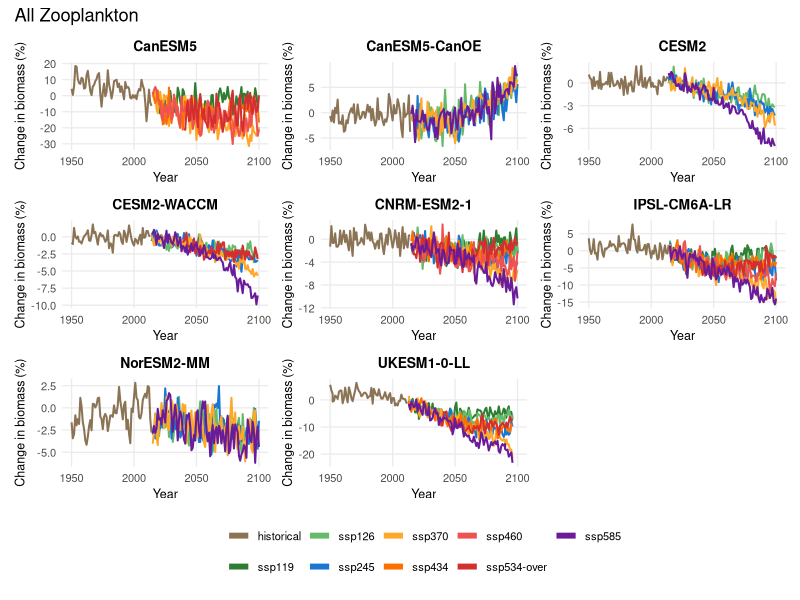
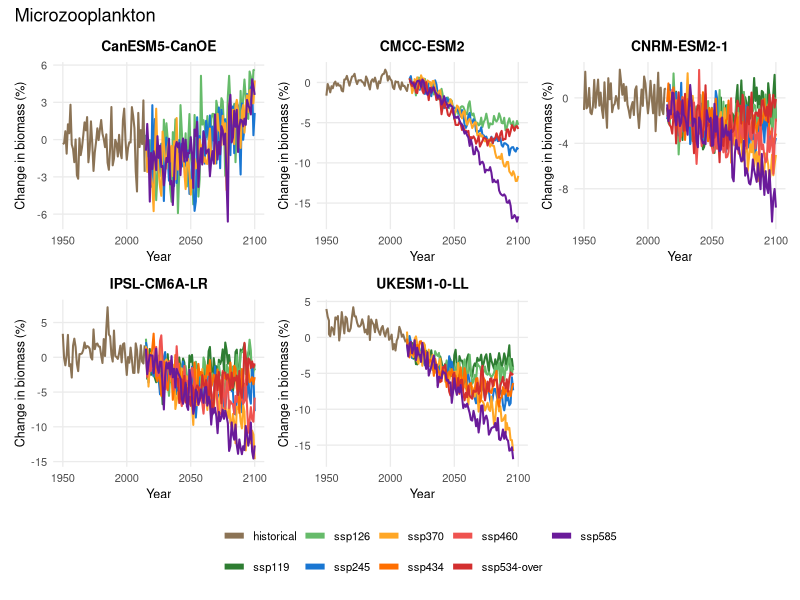
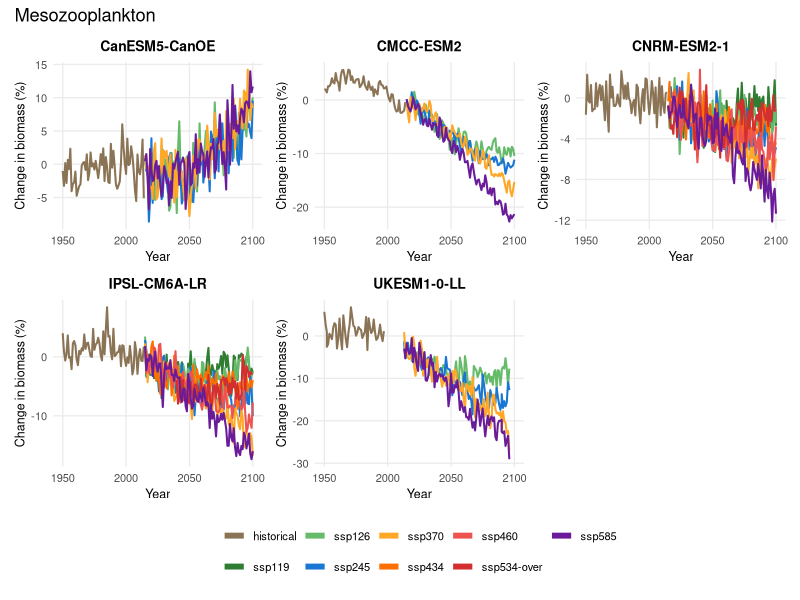
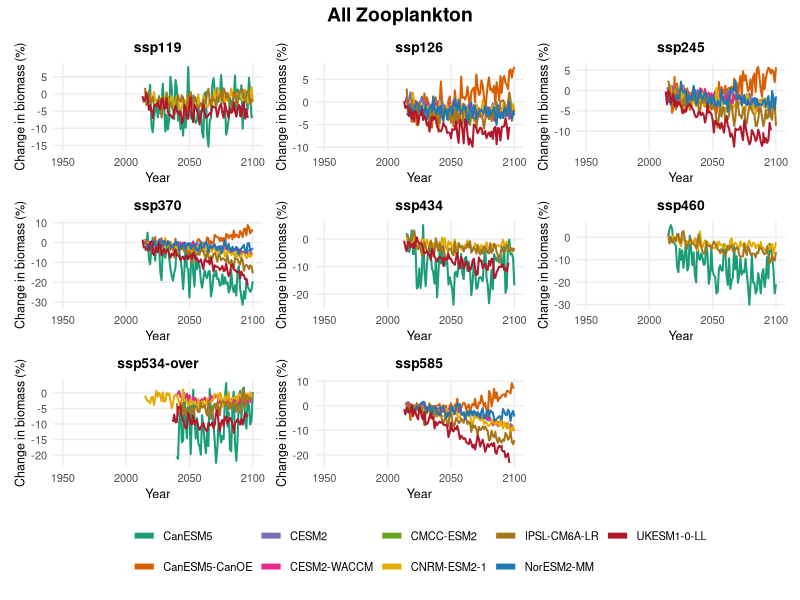
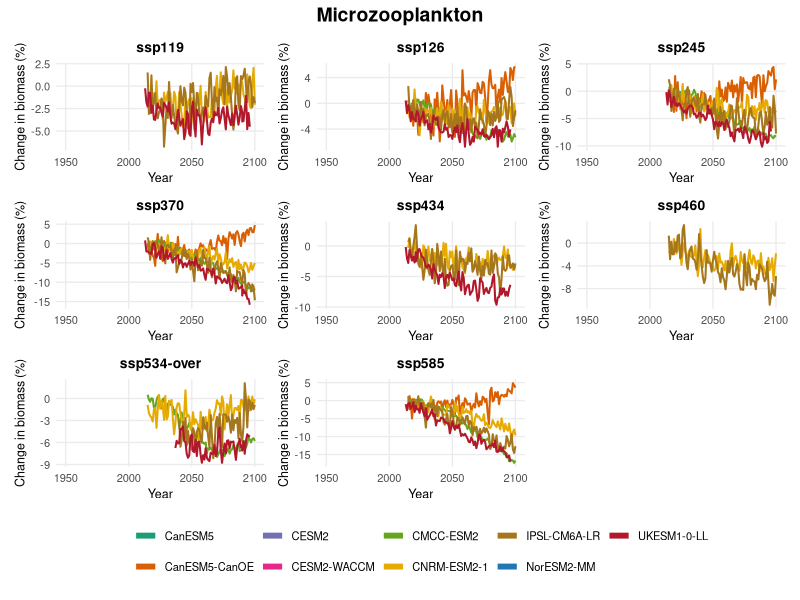
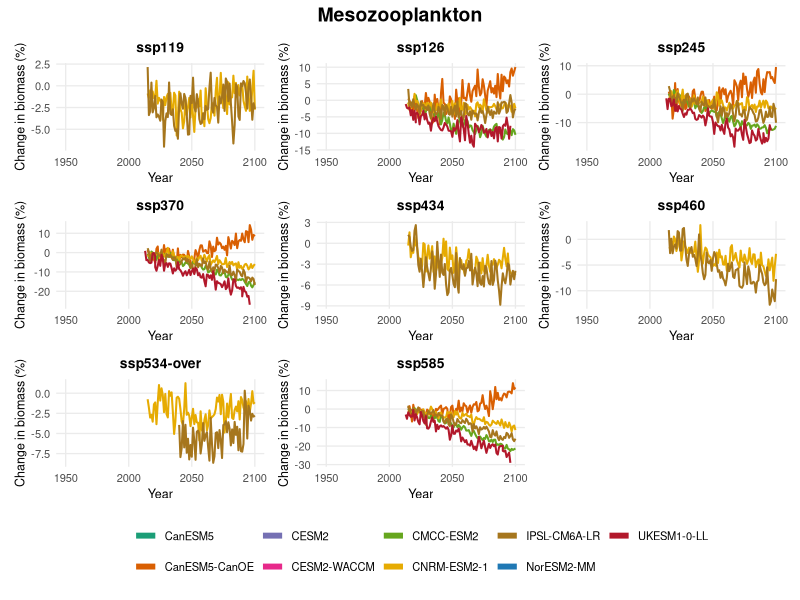
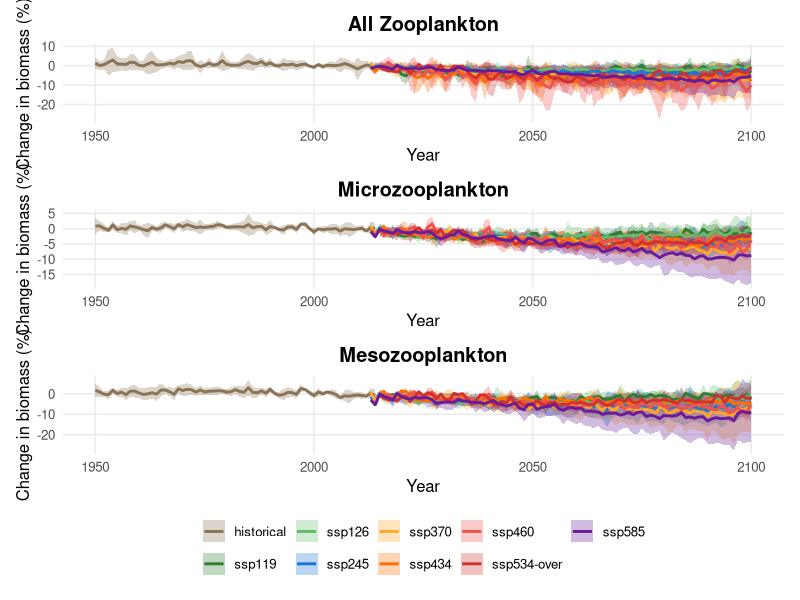
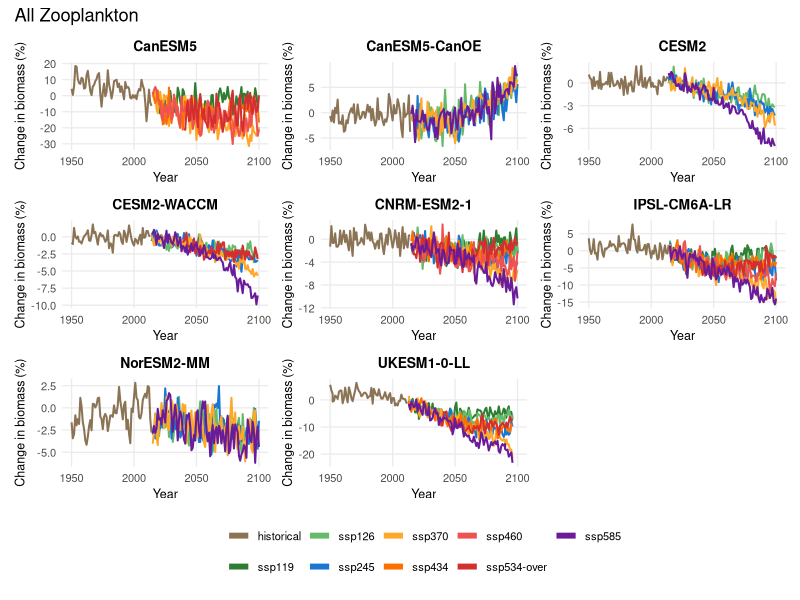

Reproduce these figures in R, in order.
# Load required libraries
library(tidyverse)
library(patchwork)

# Read the summary data
zoo_data <- read_csv("Data/zooplankton_annual_summary_all.csv") %>%
  filter(Year >= 1950, Year <= 2100) %>%
  filter(Scenario %in% c("historical",
                         "ssp119",
                         "ssp126",
                         "ssp245",
                         "ssp370",
                         "ssp434",
                         "ssp460",
                         "ssp534-over",
                         "ssp585"))

# Calculate baseline (mean biomass for 1995-2014 historical period)
baseline <- zoo_data %>%
  filter(Scenario == "historical", Year >= 1995, Year <= 2014) %>%
  group_by(Variable, Model) %>%
  summarise(baseline_mean = mean(Mean, na.rm = TRUE), .groups = "drop")

# Join baseline and calculate percentage change
zoo_change <- zoo_data %>%
  left_join(baseline, by = c("Variable", "Model")) %>%
  mutate(
    pct_change = ((Mean - baseline_mean) / baseline_mean) * 100,
    scenario_type = if_else(Scenario == "historical", "Historical", "Future")
  )

# Convert Scenario to factor with all unique scenarios in sensible order
# This ensures all scenarios appear in the legend even if not in every subplot
all_scenarios <- unique(zoo_change$Scenario)
scenario_order <- c("historical", "ssp119", "ssp126", "ssp245", "ssp370",
                   "ssp434", "ssp460", "ssp534-over", "ssp585")
# Only include scenarios that exist in the data
scenario_levels <- scenario_order[scenario_order %in% all_scenarios]

zoo_change <- zoo_change %>%
  mutate(Scenario = factor(Scenario, levels = scenario_levels))

# Calculate mean and SD across models for each scenario, variable, and year
zoo_summary <- zoo_change %>%
  group_by(Variable, Scenario, scenario_type, Year) %>%
  summarise(
    mean_change = mean(pct_change, na.rm = TRUE),
    sd_change = sd(pct_change, na.rm = TRUE),
    .groups = "drop"
  ) %>%
  mutate(
    upper = mean_change + sd_change,
    lower = mean_change - sd_change,
    # Ensure Scenario is a factor with same levels as zoo_change
    Scenario = factor(Scenario, levels = scenario_levels)
  )

# Define colors for scenarios (distinctive progression)
scenario_colors <- c(
  "historical" = "#8B7355",      # Brown/tan for historical
  "ssp119" = "#2E7D32",          # Dark green (lowest emissions)
  "ssp126" = "#66BB6A",          # Light green
  "ssp245" = "#1976D2",          # Blue (moderate)
  "ssp370" = "#FFA726",          # Orange (high)
  "ssp434" = "#FF6F00",          # Dark orange
  "ssp460" = "#EF5350",          # Red-orange
  "ssp534-over" = "#D32F2F",     # Red
  "ssp585" = "#6A1B9A"           # Dark purple (highest emissions)
)

# ============================================
# INDIVIDUAL MODEL PLOTS (3 plots, one per variable)
# ============================================

# Function to create plot for a single model
plot_single_model <- function(data, model_name) {
  plot_data <- data %>% filter(Model == model_name)

  # Create a complete grid of all scenarios and years to ensure all legend items appear
  # even if a model doesn't have data for certain scenarios
  all_years <- unique(data$Year)
  scenario_grid <- expand.grid(
    Year = all_years,
    Scenario = scenario_levels,
    stringsAsFactors = FALSE
  ) %>%
    mutate(Scenario = factor(Scenario, levels = scenario_levels))

  # Left join to preserve all scenario levels in the data
  plot_data <- scenario_grid %>%
    left_join(plot_data, by = c("Year", "Scenario"))

  ggplot(plot_data, aes(x = Year, y = pct_change,
                        color = Scenario, fill = Scenario)) +
    geom_line(linewidth = 0.7) +
    scale_color_manual(
      values = scenario_colors,
      limits = scenario_levels,
      breaks = scenario_levels,
      drop = FALSE
    ) +
    scale_fill_manual(
      values = scenario_colors,
      limits = scenario_levels,
      breaks = scenario_levels,
      drop = FALSE
    ) +
    guides(color = guide_legend(title = NULL, override.aes = list(linewidth = 2)),
           fill = guide_legend(title = NULL)) +
    labs(
      x = "Year",
      y = "Change in biomass (%)",
      title = model_name
    ) +
    theme_minimal(base_size = 10) +
    theme(
      panel.grid.minor = element_blank(),
      plot.title = element_text(hjust = 0.5, face = "bold", size = 10),
      axis.title = element_text(size = 9),
      legend.position = "bottom"
    )
}

# Variables to process
variables <- c("zooc", "zmicro", "zmeso")

var_labels <- c(
  zooc   = "All Zooplankton",
  zmicro = "Microzooplankton",
  zmeso  = "Mesozooplankton"
)

# ---- Individual model plots (one panel per model, coloured by scenario) ----

# Build plots for all variables, returning a named list with the patchwork
# object and the model count (used for height scaling when saving).
individual_plots <- map(variables, function(var) {
  var_data         <- zoo_change %>% filter(Variable == var)
  models_with_data <- var_data %>%
    filter(!is.na(pct_change)) %>%
    pull(Model) %>%
    unique()

  model_plots <- map(models_with_data, ~plot_single_model(var_data, .x))

  list(
    plot    = wrap_plots(model_plots, ncol = 3) +
      plot_layout(guides = "collect") +
      plot_annotation(
        title = var_labels[[var]],
      ) &
      theme(legend.position = "bottom"),
    n_panels = length(models_with_data)
  )
}) %>%
  set_names(variables)

# Display and save individual model plots
walk(variables, function(var) {
  print(individual_plots[[var]]$plot)
  ggsave(
    file.path("Figures", paste0("zooplankton_individual_models_", var, ".png")),
    individual_plots[[var]]$plot,
    width  = 12,
    height = 3 * ceiling(individual_plots[[var]]$n_panels / 3),
    dpi    = 300
  )
})

# ============================================
# INDIVIDUAL SSP PLOTS (3 plots, one per variable)
# ============================================

# Distinct colours for each model — chosen to be visually separable.
# Derived from the full set of models present in the data.
all_models <- zoo_change %>%
  filter(!is.na(pct_change)) %>%
  pull(Model) %>%
  unique() %>%
  sort()

model_colors <- c(
  "CanESM5"       = "#1B9E77",
  "CanESM5-CanOE" = "#D95F02",
  "CESM2"         = "#7570B3",
  "CESM2-WACCM"   = "#E7298A",
  "CMCC-ESM2"     = "#66A61E",
  "CNRM-ESM2-1"   = "#E6AB02",
  "IPSL-CM6A-LR"  = "#A6761D",
  "MIROC-ES2L"    = "#666666",
  "NorESM2-MM"    = "#1F78B4",
  "UKESM1-0-LL"   = "#B2182B"
)

# Function to create a plot for a single SSP, showing all models as lines.
# Mirrors plot_single_model() but with Model and Scenario roles swapped.
# A model_grid expand ensures every model appears in the legend even when
# a given SSP does not have data for all models.
plot_single_ssp <- function(data, ssp_name) {
  plot_data <- data %>% filter(Scenario == ssp_name)

  all_years  <- unique(data$Year)
  model_grid <- expand_grid(
    Year  = all_years,
    Model = all_models
  )

  # Left join preserves all model levels so the legend is complete
  plot_data <- model_grid %>%
    left_join(plot_data, by = c("Year", "Model"))

  ggplot(plot_data, aes(x = Year, y = pct_change,
                        color = Model, fill = Model)) +
    geom_line(linewidth = 0.7) +
    scale_color_manual(
      values = model_colors,
      limits = all_models,
      breaks = all_models,
      drop   = FALSE
    ) +
    scale_fill_manual(
      values = model_colors,
      limits = all_models,
      breaks = all_models,
      drop   = FALSE
    ) +
    guides(
      color = guide_legend(title = NULL, override.aes = list(linewidth = 2)),
      fill  = guide_legend(title = NULL)
    ) +
    labs(
      x     = "Year",
      y     = "Change in biomass (%)",
      title = ssp_name
    ) +
    theme_minimal(base_size = 10) +
    theme(
      panel.grid.minor = element_blank(),
      plot.title       = element_text(hjust = 0.5, face = "bold", size = 10),
      axis.title       = element_text(size = 9),
      legend.position  = "bottom"
    )
}

# SSPs to plot (exclude historical — it is not a scenario panel)
ssp_levels <- scenario_levels[scenario_levels != "historical"]

# Build plots for all variables, one panel per SSP
ssp_plots <- map(variables, function(var) {
  var_data       <- zoo_change %>% filter(Variable == var)
  ssps_with_data <- var_data %>%
    filter(!is.na(pct_change), Scenario != "historical") %>%
    pull(Scenario) %>%
    unique() %>%
    # Preserve the canonical SSP order defined in scenario_levels
    (\(x) ssp_levels[ssp_levels %in% x])()

  ssp_panel_plots <- map(ssps_with_data, ~plot_single_ssp(var_data, .x))

  list(
    plot = wrap_plots(ssp_panel_plots, ncol = 3) +
      plot_layout(guides = "collect") +
      plot_annotation(
        title = var_labels[[var]],
        theme = theme(plot.title = element_text(hjust = 0.5, face = "bold", size = 14))
      ) &
      theme(legend.position = "bottom"),
    n_panels = length(ssps_with_data)
  )
}) %>%
  set_names(variables)

# Display and save individual SSP plots
walk(variables, function(var) {
  print(ssp_plots[[var]]$plot)
  ggsave(
    file.path("Figures", paste0("zooplankton_individual_ssps_", var, ".png")),
    ssp_plots[[var]]$plot,
    width  = 12,
    height = 3 * ceiling(ssp_plots[[var]]$n_panels / 3),
    dpi    = 300
  )
})

# ============================================
# MULTI-MODEL MEAN PLOTS
# ============================================

# Function to create plot for a single variable
plot_variable <- function(data, var_name) {
  var_label <- case_when(
    var_name == "zooc" ~ "All Zooplankton",
    var_name == "zmicro" ~ "Microzooplankton",
    var_name == "zmeso" ~ "Mesozooplankton"
  )

  plot_data <- data %>% filter(Variable == var_name)

  ggplot(plot_data, aes(x = Year, y = mean_change,
                        color = Scenario, fill = Scenario)) +
    geom_ribbon(aes(ymin = lower, ymax = upper), alpha = 0.3, color = NA) +
    geom_line(linewidth = 1) +
    scale_color_manual(
      values = scenario_colors,
      limits = scenario_levels,
      drop = FALSE
    ) +
    scale_fill_manual(
      values = scenario_colors,
      limits = scenario_levels,
      drop = FALSE
    ) +
    guides(color = guide_legend(title = NULL),
           fill = guide_legend(title = NULL)) +
    labs(
      x = "Year",
      y = "Change in biomass (%)",
      title = var_label
    ) +
    theme_minimal(base_size = 12) +
    theme(
      panel.grid.minor = element_blank(),
      legend.position = "bottom",
      plot.title = element_text(hjust = 0.5, face = "bold")
    )
}

# Create individual plots
p_zooc <- plot_variable(zoo_summary, "zooc")
p_zmicro <- plot_variable(zoo_summary, "zmicro")
p_zmeso <- plot_variable(zoo_summary, "zmeso")

# Combine plots using patchwork
combined_plot <- p_zooc / p_zmicro / p_zmeso +
  plot_layout(guides = "collect") &
  theme(legend.position = "bottom")

# Display the plot
print(combined_plot)

# Save the plot
ggsave(file.path("Figures", "zooplankton_temporal_change.png"), combined_plot,
       width = 10, height = 12, dpi = 300)
